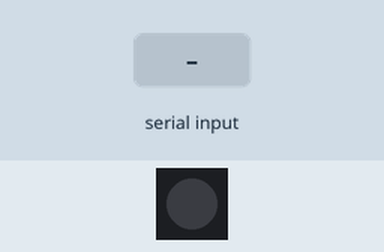
The sketch below on a simulated ESP8266 (NodeMCU). Parts: 1 RGB LEDs in strip order, left to right. Inputs (shaded band) come from the test bench.

Above: at 0.0 s.
At 2.2 s:
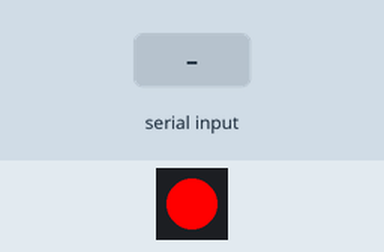
2.3 s: "$GPGGA" received over Serial
At 2.5 s:
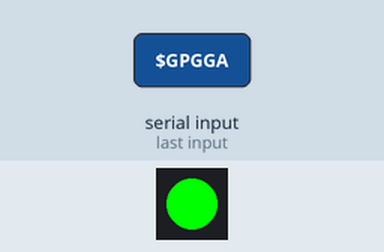
Timing chart, 0 to 5.3 s (numbered marks = the images above; inputs shaded):
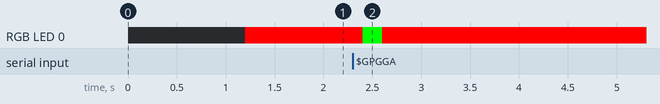

Measured:
- after the input at 2.3 s, RGB LED 0: RGB(255, 0, 0) → RGB(0, 255, 0) after 0.10 s, → RGB(255, 0, 0) 0.20 s later

The sketch:

GPS.NEO.HardSer.Tx1Rx1.220518.ino
```cpp
HardwareSerial uart(0);
#include <Wire.h>               // SDA-7, SCL-8
#include "SSD1306Wire.h"        // legacy: #include "SSD1306.h"

SSD1306Wire display(0x3c, 7, 8);

#include <Adafruit_NeoPixel.h>
#define PIN        2
#define NUMPIXELS  1

Adafruit_NeoPixel pixels(NUMPIXELS, PIN, NEO_GRB + NEO_KHZ800);
// RX0-21, TX0-20

void display_SSD1306(char* d1)
{
  char buff[64];
  display.init();
  //display.flipScreenVertically();
  display.setTextAlignment(TEXT_ALIGN_LEFT);
  display.setFont(ArialMT_Plain_16);
  display.drawString(0, 0, "Smart IoT DevKit");
  display.drawString(0, 28, d1);
  display.setFont(ArialMT_Plain_10);
  display.drawString(20, 52, "SmartComputerLab");
  display.display();
}

void setup()
{
uart.begin(9600, SERIAL_8N1, 21, 20); //RX0, Tx0
pixels.begin(); // INITIALIZE NeoPixel strip object (REQUIRED)
pixels.clear(); // Set all pixel colors to 'off'
Wire.begin(7,8);
delay(1000);
}

int i=0,ihour;
char gpst[2048],ttime[16],ftime[16],hour[8],nhour[2];
char *ptr=NULL;
uint8_t buff[32];


void loop()
{
i=0;
memset(gpst,0x00,2048);
while (uart.available() > 0)
  {
  char gpsData = uart.read();
  gpst[i]=(char)gpsData;i++;
  }
  if(i && i<100)
  {
    pixels.setPixelColor(0, pixels.Color(0, 255, 0)); pixels.show();
  }
    if(i && i>100)
  {
    pixels.setPixelColor(0, pixels.Color(0, 0, 255)); pixels.show();
    ptr=strstr(gpst,"$GPGGA");
    memcpy(buff,ptr,13); memcpy(buff,"Time :",6);
    display_SSD1306((char*)buff);
  }
  delay(200);
  pixels.setPixelColor(0, pixels.Color(255, 0, 0));
  pixels.show();
  delay(500);
}
```
